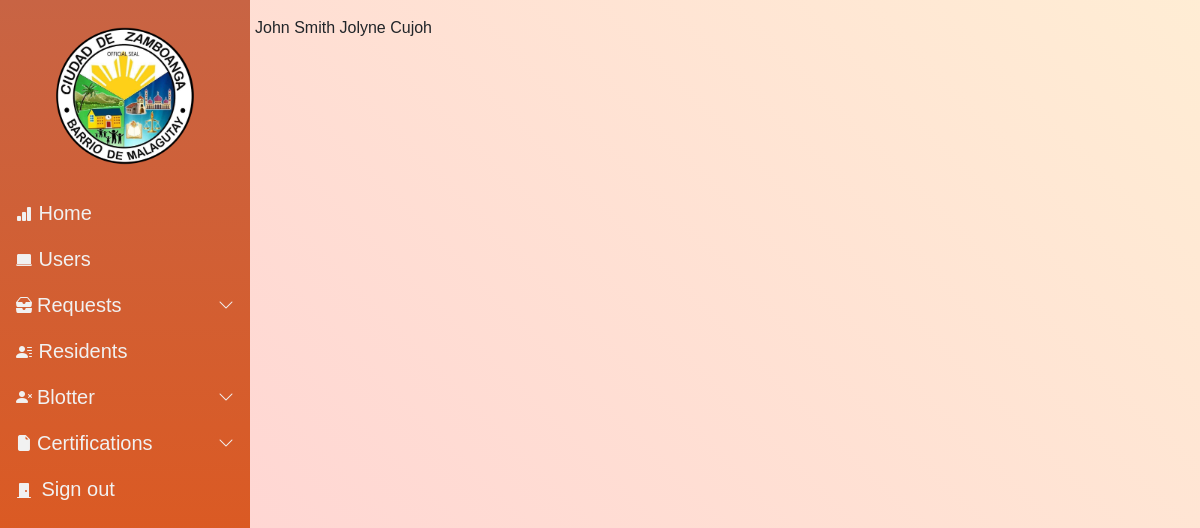
/blank/, run on the app's committed database.
### Resident/models.py (models this page shows, shortened)
class Resident (models.Model):
    pic = models.ImageField(null=True, blank = True, verbose_name="Profile Picture", upload_to= "images/", default='images/default_pp.jpg')
    First_name = models.CharField(max_length=50)
    Last_name = models.CharField(max_length=50)
    Middle_name = models.CharField(max_length=50, blank=True, null=True)
    Birthdate = models.DateField(auto_now_add=False, auto_now=False)
    Gender_choices = (
        ('Male','Male'),
        ('Female','Female')
        )
    Gender = models.CharField(max_length=100, choices=Gender_choices, default = "Not Specified")
    Email = models.EmailField(max_length=254, blank=True, null=True)
    numbers = RegexValidator(r'^[0-9]+','Only numbers are accepted')
    Contact = models.CharField(max_length=11, validators=[numbers])
    Phealthnone = 'None'
    Phealth_choices = (
        ('None', 'None'),
        ('Employed','Employed'),
        ('Voluntary','Voluntary'),
        ('OFW','OFW'),
        ('Sponsored','Sponsored'),
        ('Indigent','Indigent'),
        ('Lifetime','Lifetime'),
        ('Senior','Senior')
    )
    Philhealth_membership = models.CharField(max_length=100,choices=Phealth_choices,default=Phealthnone,verbose_name="Philhealth Membership Type")
    Cstatus_choices = (
        ('Single','Single'),
        ('Married','Married'),
        ('Separated','Separated'),
        ('Widowed','Widowed'),
        )
    Marital_status = models.CharField(max_length=100, choices = Cstatus_choices, default = "")
    Citizenship = models.CharField(max_length=100,verbose_name="Ethnicity")
    Religion = models.CharField(max_length=100)
    Occupation = models.CharField(max_length=100, null=True, blank=True)
    Vac_choices = (
        ('Vaccinated','Vaccinated'),
        ('Unvaccinated','Unvaccinated')
    )
    Vaccination = models.CharField(max_length=100, choices = Vac_choices, verbose_name="Vaccination Status", default="")
    Address = models.CharField(max_length=250, verbose_name="Street Address")
    Resident_code = models.CharField(max_length=500, null=False, blank=False)
    Blacklisted = models.BooleanField(default = False)
    created_date = models.DateTimeField(auto_now_add=True)
    modified_date = models.DateTimeField(auto_now=True)

### Resident/views.py (the view)
# urls.py: path('blank/',ViewHousehold,name="blank"),
def ViewHousehold(request):
    Household_obj = Household.objects.get(id=10)
    Members = Household_obj.Member.all()
    context = {
        'Household' : Household_obj,
        'Members' : Members
    }
    return render(request,"blank.html",context=context)

### Resident/context_processors.py (called while the page is built)
def greet(request):
    greeting = f"{request.user.username}"
    return{
        "greeting" : greet
    }

### templates/blank.html
{% extends 'base.html' %}
{%  load static %}
{% block content %}
{% for mem in Members %}
{{mem.First_name}} {{mem.Last_name}}
{% endfor %}
{%  endblock content %}

### static/css/nav.css (style rules this page uses)
@media (min-width: 992px) { body { overflow: auto !important; } }

### templates/base.html (style rules this page uses)
body::after { opacity: 0.; }

### data on the page
Resident: First_name "John", Last_name "Smith"
Resident: First_name "Jolyne", Last_name "Cujoh"
